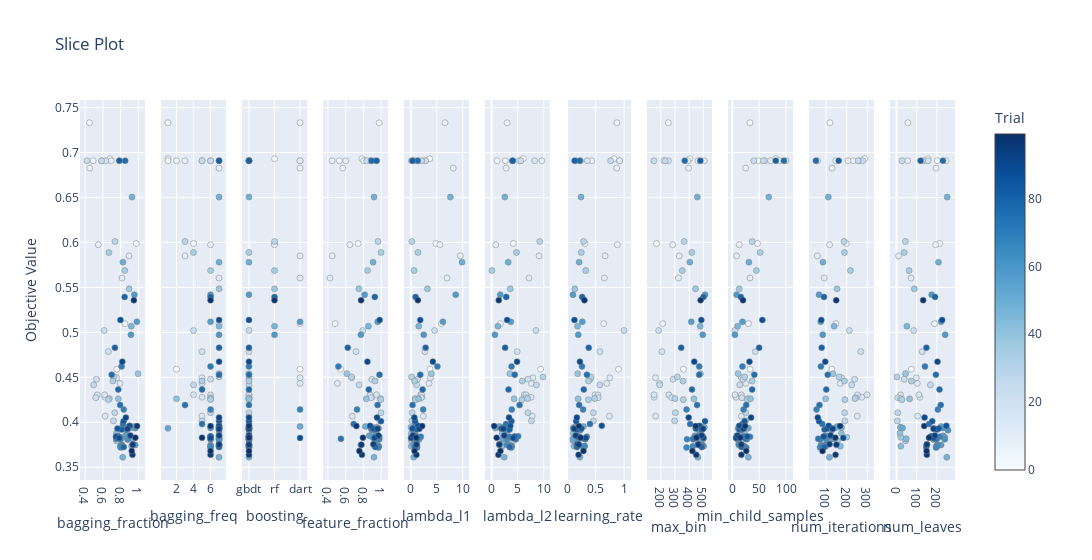

The notebook cell saved with this chart:
### Code cell
from optuna.visualization import plot_slice
plot_slice(study)
